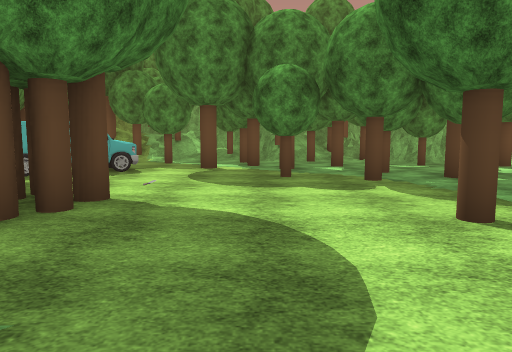
[1] (above)

24 first-person views from a walk through a Unity game level. The camera is 1.4 m above the floor, tilts 6° down and sees 70° across. The floor is counted in squares, 2 m on a side. Each view is taken from the middle of a square. On the plan, view 1 faces up. The plan holds only what a view shows up to about 11 squares ahead; the rest is blank. The place goes on beyond the plan. Some trees and plants on the terrain are drawn as simple stand-ins. Some animated figures are left out. Some surface patterns are stand-ins.

[2]
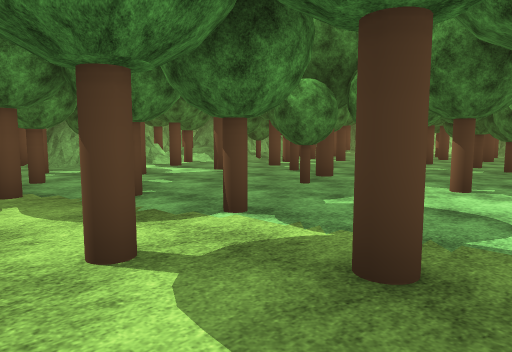

[3]
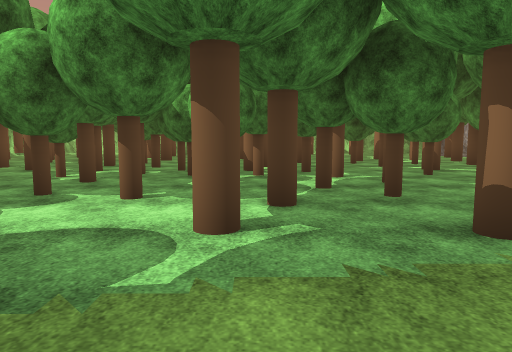

[4]
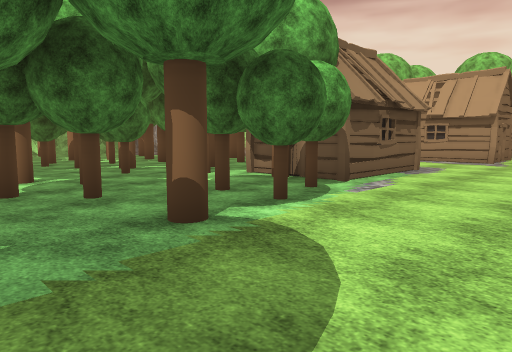

[5]
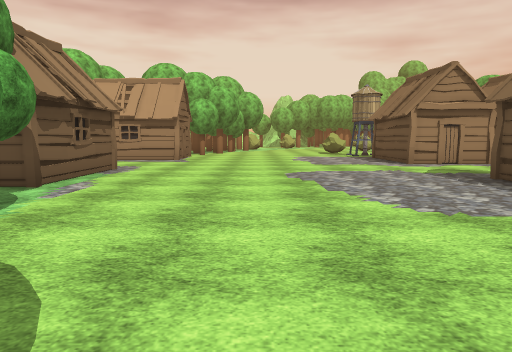

[6]
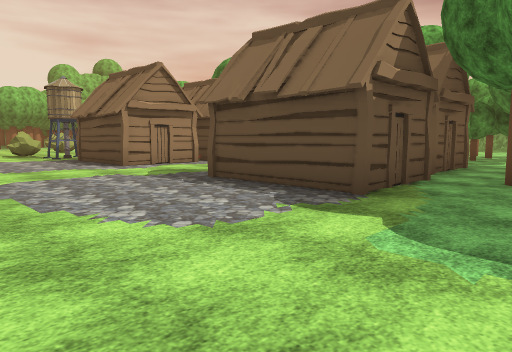

[7]
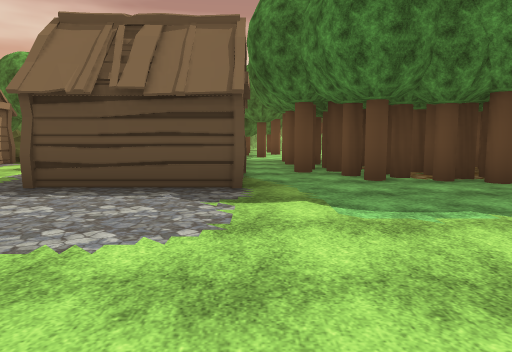

[8]
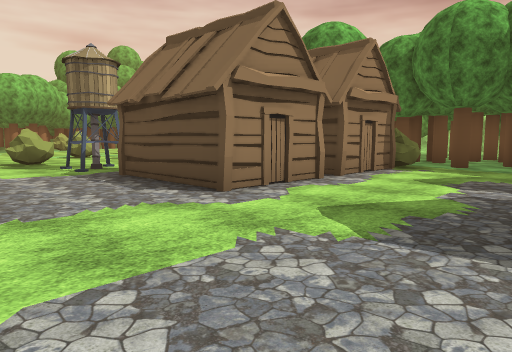

[9]
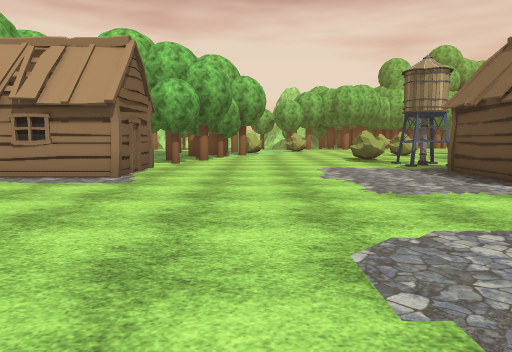

[10]
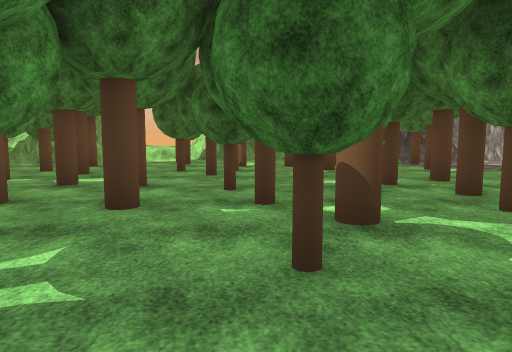

[11]
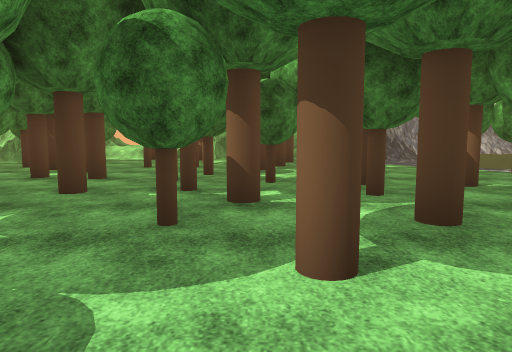

[12]
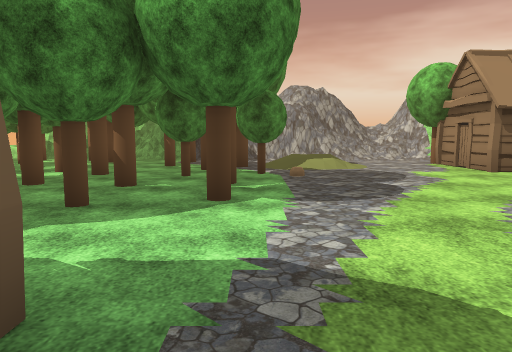

[13]
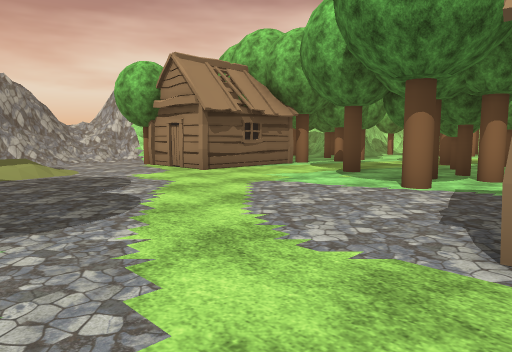

[14]
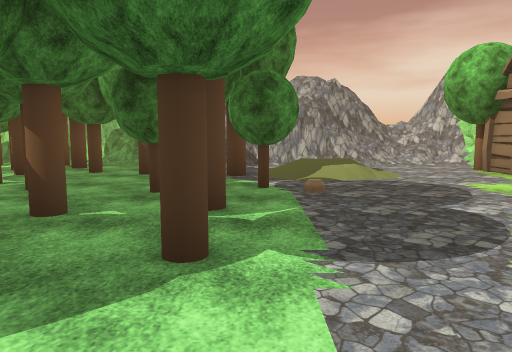

[15]
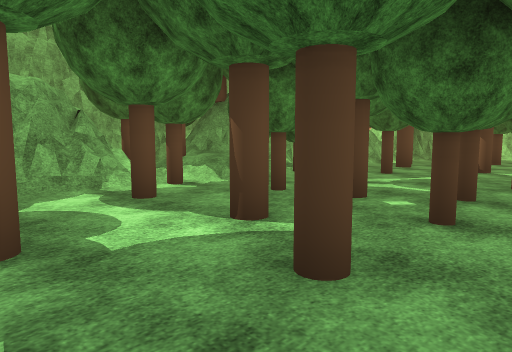

[16]
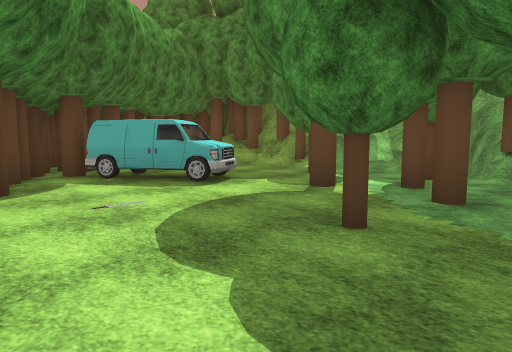

[17]
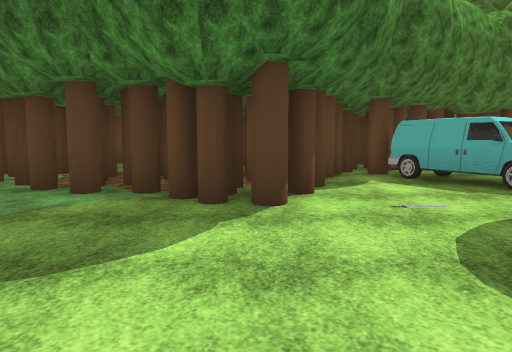

[18]
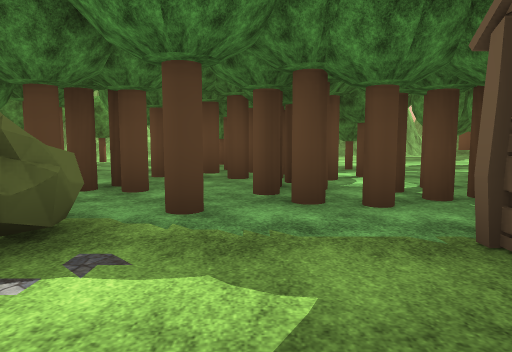

[19]
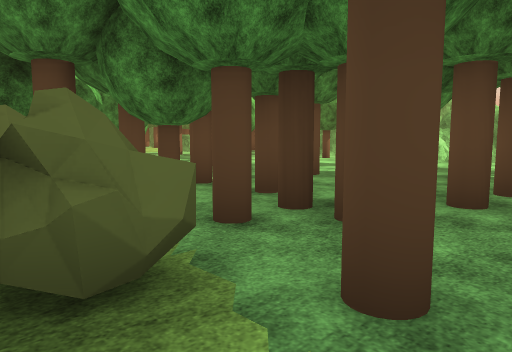

[20]
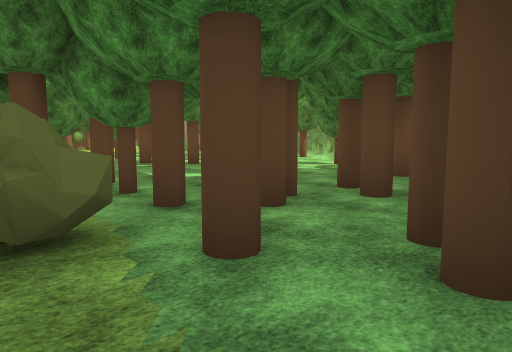

[21]
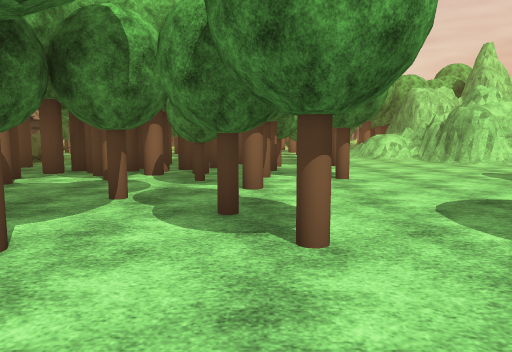

[22]
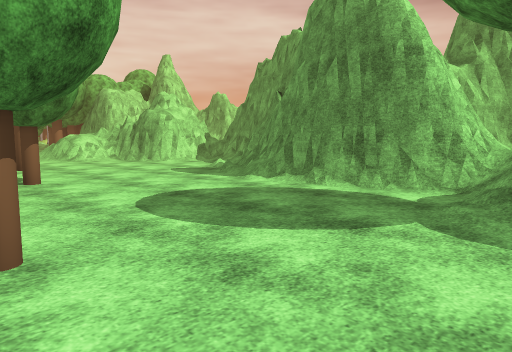

[23]
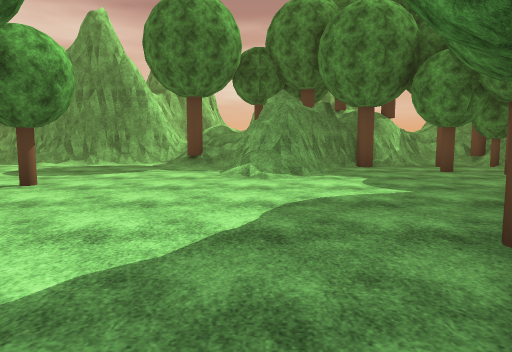

[24]
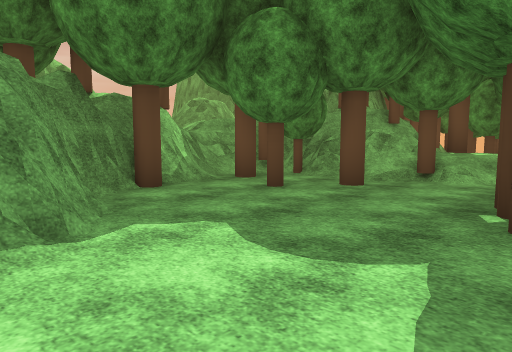

### Floor plan
Key: @ floor where view 1 was taken; # wall or solid block; . main floor; : floor 0.75 m higher than the main floor; + floor 1 m higher than the main floor; * floor 1.75 m higher than the main floor; % floor 2.25 m higher than the main floor; & floor 3 m higher than the main floor; / step, stairs or slope; = window, fence, low wall or low ledge; T tree; A van; H hut; W tower; O other object.
Columns run from 23 left of view 1 to 19 right of it. Each row starts with its distance up from view 1.
 12       TOT        TTTT  #   ###TT
 11     ##T=T       TT//T///TT/###=OO
 10      ###TO        ...T.T...///T///   #
  9       T#:O      T  ...TT.TTT.T.OOO..TO
  8    %T##=T.      T..AA...T..T...TT.T..
  7    *+TTT..       TAA....T.T..T.T..TT..T
  6     TTT..T       TT......T.T.TTTTT. O
  5    &T#....T       TOT.....T...TTT.T      #
  4    TTT.....T      OTTT....T..T.TTTTOT   ##
  3    TT###.....     O  T...T......TTT ...O #
  2    T ##=.......   TTT.....T..T.TTTO T.TTT
  1    =/T........  OOOTT.......TT..TTTTTTO.TO
  0   ////.......  TTOTTT..@......T.TT.TOOTTOO#
 -1 #####....T.T   TTOT.........TT.T..TT.TO.OO#
 -2     #....T.. T..............TT..T.TTT.OT. #
 -3     #......TT...HH H H.........TTT...TTOT.#
 -4    ##....T...TT    H H......TTH.TT.T.T.T.##
 -5   ## ...T.TT.TT.H  HHH.......  ...T.T.T..#
 -6    /.....TTTTTT.............H H..TT...T.T#
 -7  #/......TTTTT..............H H.....TT..##
 -8   /....TT..TT..T.................T.TT.T./#
 -9   ##.....TTTTTTOOH HHH..............////.#
-10    ##........TTOO HH H...............// =#
-11     #=.T..T....TH HH H......H.H........./#
-12        ......TTT     .......HHH..........#
-13        ..T..O.      .W......   .T....HHT/#
-14           T..       .......T.  ...... H /#
-15            TT       .O.....TTT TTTT.. H

Positions as (right, up) in squares from view 1, and headings:
1: (0, 0), facing up
2: (1, 1), facing up-right
3: (2, 1), facing right
4: (2, 1), facing down-right
5: (2, 1), facing down
6: (2, 0), facing down-left
7: (3, -2), facing left
8: (1, -5), facing down-left
9: (2, -4), facing down
10: (7, -2), facing right
11: (6, -3), facing right
12: (6, -8), facing right
13: (7, -8), facing down-right
14: (8, -8), facing right
15: (4, 5), facing up-right
16: (2, 4), facing up-left
17: (2, 4), facing left
18: (-5, -7), facing left
19: (-7, -7), facing down-left
20: (-7, -6), facing down-left
21: (-14, 1), facing down
22: (-14, 1), facing down-left
23: (-9, 2), facing left
24: (-13, 2), facing up-left
